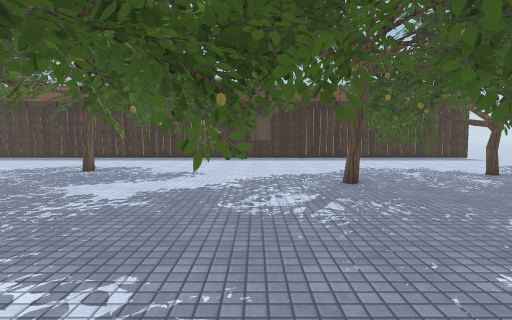
View 1 (above)

16 first-person views from a walk through a 3-D level made in the Unity game engine. The camera is 1.4 m above the floor, tilts 4° down and sees 80° across. The floor is counted in squares, 1 m on a side. Each view is taken from the middle of a square. On the plan, view 1 faces up. The plan holds only what a view shows up to about 14 squares ahead; the rest is blank. The place goes on beyond the plan. The player is left out. Some surface patterns are stand-ins.

View 2
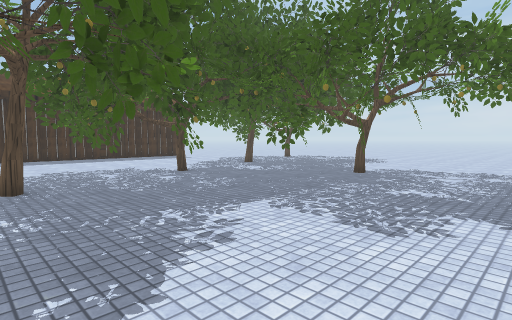

View 3
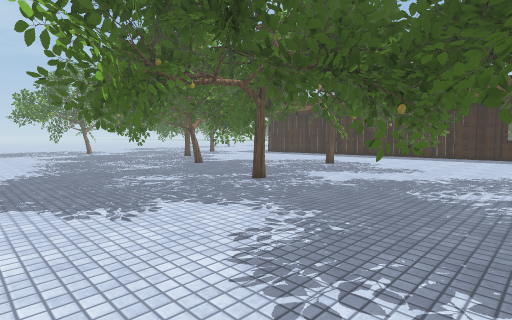

View 4
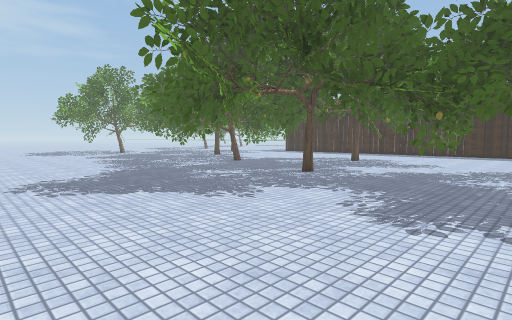

View 5
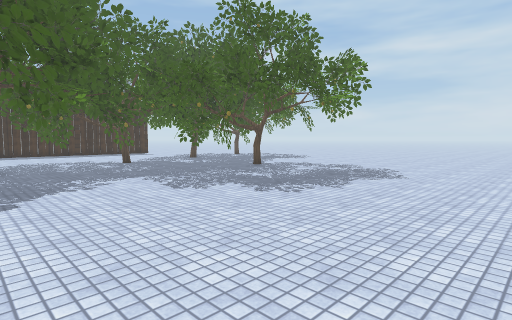

View 6
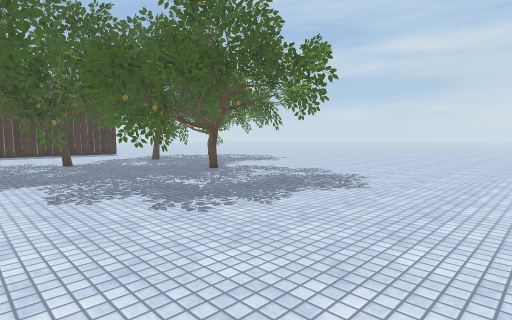

View 7
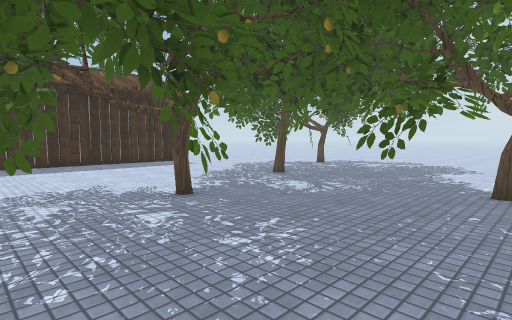

View 8
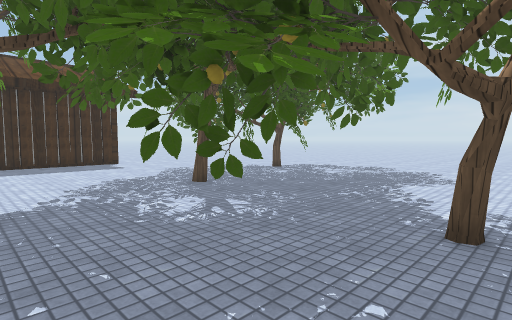

View 9
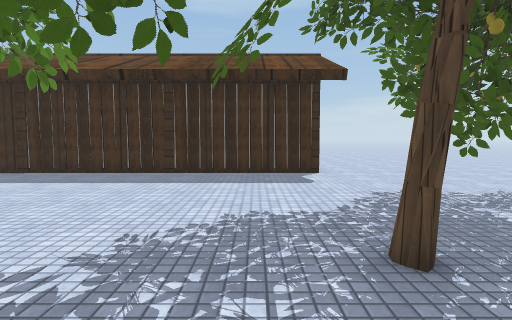

View 10
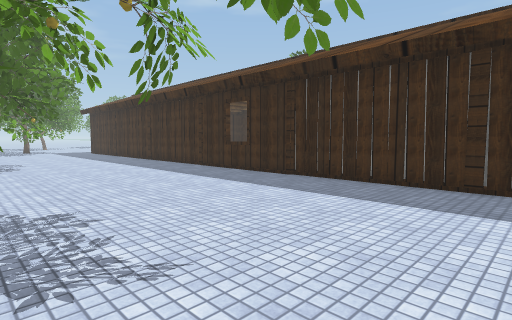

View 11
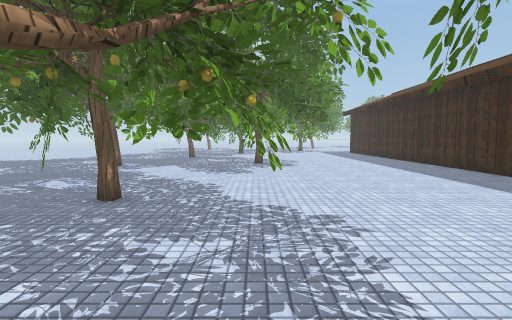

View 12
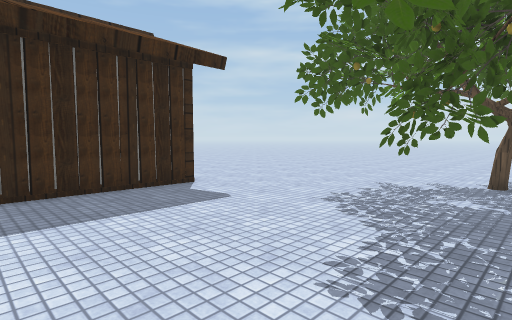

View 13
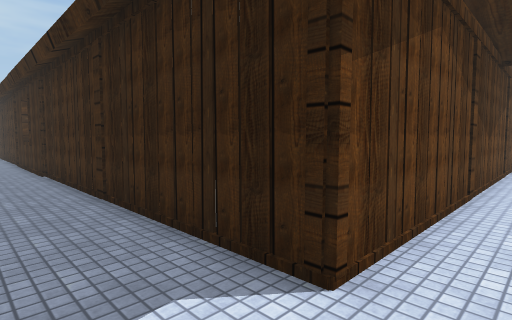

View 14
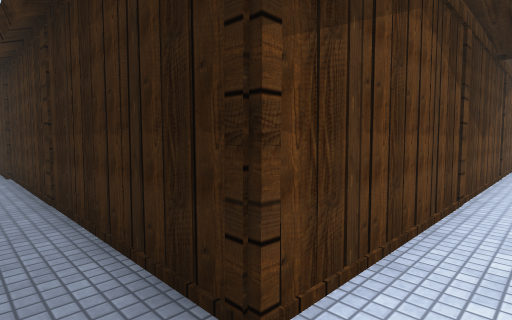

View 15
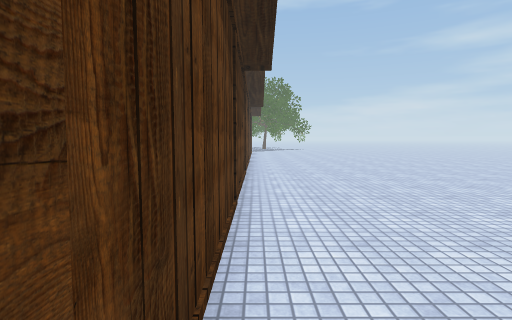

View 16
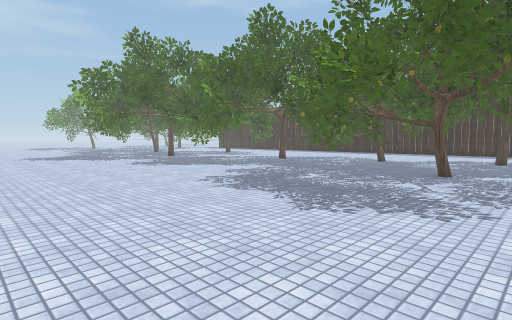

### Floor plan
Key: @ floor where view 1 was taken; # wall or solid block; . floor; = window, fence, low wall or low ledge; T tree.
Columns run from 12 left of view 1 to 17 right of it. Each row starts with its distance up from view 1.
 36                            #..
 35                            #..
 34                            #..
 33                            #..
 32                            #..
 31                            #..
 30                            #..
 29                            #..
 28                            #..
 27                            #..
 26                            #..
 25                            #..
 24                            #..
 23          #   ###           #..
 22         ####=###############..
 21         ......................
 20         ......................
 19         ......................
 18         ......................
 17        .....................TT
 16       TT.....................T
 15      ..T.....................T
 14  ......T..T......T...........T
 13  ....T...TTT.....TTT.......TTT
 12   .......T.......T...T .......
 11   T..............T...T..T.....
 10    ............T.TT .T.TT.....
  9     . ..T T....TT..TT#. .T..#.
  8    T..T..T ........T. T... .T.
  7   T......T.TT..........T......
  6   ....TT...TTT........T...T...
  5  .T.......TTTTT.T.............
  4 ...T..................TT.....T
  3 ...T.................T........
  2 ..TT .........................
  1 ....TT.T......................
  0 ............@.................
 -1 ..............................
 -2 ..............................
 -3 ..............................
 -4 ..............................
 -5         ......................
 -6               ..............
 -7                        ....  .

Positions as (right, up) in squares from view 1, and headings:
1: (0, 0), facing up
2: (2, 0), facing up-right
3: (2, -2), facing up-left
4: (2, -5), facing up-left
5: (2, -6), facing up-right
6: (5, -6), facing up-right
7: (5, 5), facing up-right
8: (9, 5), facing up-right
9: (13, 10), facing up
10: (11, 13), facing up-left
11: (10, 13), facing left
12: (10, 14), facing up-right
13: (17, 20), facing up-left
14: (17, 21), facing up-left
15: (16, 22), facing up
16: (17, -7), facing up-left
